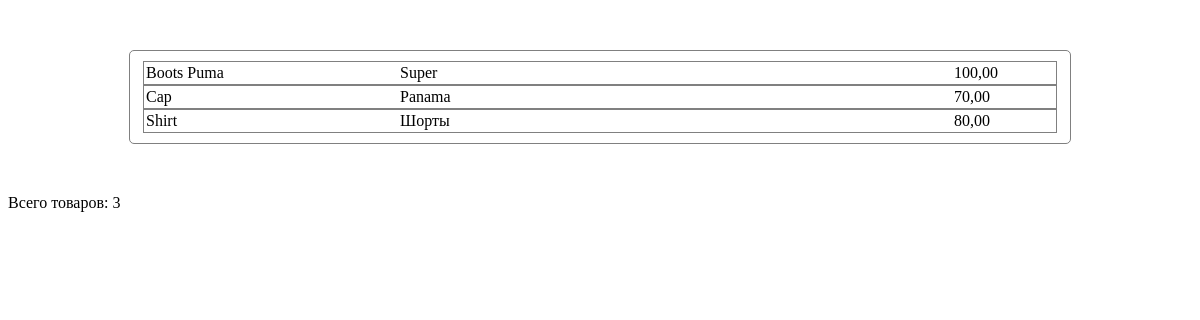
The app's page /, older data.
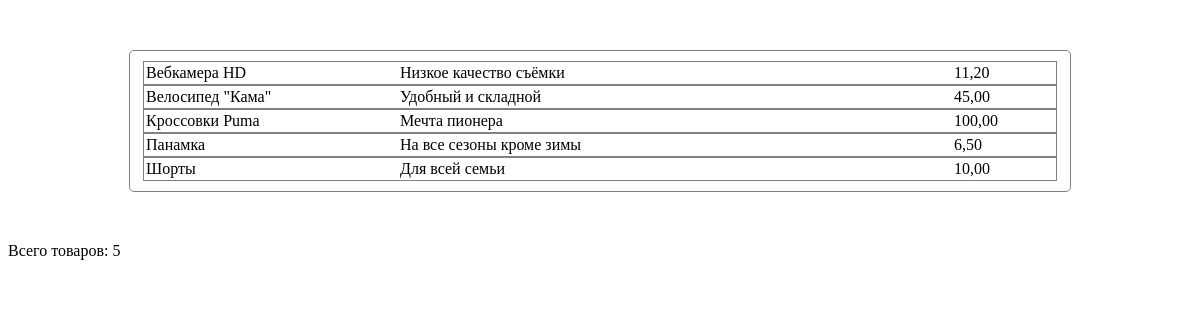
The same page, newer data.
### pay_api/models.py (models this page shows, shortened)
class Item(models.Model):
    name = models.TextField(verbose_name='Наименование', max_length=255, help_text='Наименование товара', blank=False )
    description = models.TextField(verbose_name='Описание', help_text='Описание товара', blank=True)
    price = models.IntegerField(verbose_name='Цена', help_text='Цена товара', blank=False)
    def get_dollar_price(self):
        return '{0:.2f}'.format(self.price / 100)
    class Meta:
        verbose_name = 'Товар'
        verbose_name_plural = 'Товары'
        ordering = ['name', 'description', 'price']
    def get_absolute_url(self):  # Ссылка на товар при листинге
        return reverse('item', kwargs={'pk': self.pk})

### pay_api/views.py (the view)
# urls.py: path('', IndexView.as_view(), name='home'),
class IndexView(ListView):
    model = Item
    template_name = 'index.html'
    context_object_name = 'items'
    def get_context_data(self, *, object_list=None, **kwargs):
        context = super().get_context_data(**kwargs)
        context['title'] = 'Список товаров'
        return context
    def get_queryset(self):
        return Item.objects.all()

### templates/index.html
{%extends 'base.html'%}
{%block content%}
<div class="items_block">
{%for item in items%}
    <div class="item_row button_buy_item"><a href="{{item.get_absolute_url}}">
        <div id="item_name">{{item.name}}</div>
        <div id="item_description">{{item.description}}</div>
        <div id="item_price">{{item.get_dollar_price|floatformat:2}}</div></a>
    </div>
{%endfor%}
</div>
Всего товаров: {{items.count}}
{%endblock content%}

### templates/base.html (shortened to what this page needs)
<!DOCTYPE html>
{%load static%}
<html lang="en">
<head>
    <link type="text/css" href="{% static 'css/styles.css' %}" rel="stylesheet" />
</head>
<body>
{%block content%}{%endblock content%}
</body>
</html>

### static/css/styles.css (style rules this page uses)
* { font-family: 'Verdana'; }
a { text-decoration: none; color: black; }
.items_block { border: solid 1px gray; border-radius: 5px; margin: 50px auto; padding: 10px; width: 920px; align-self: center; position: relative; display: block; }
.item_row { border: solid 1px gray; display: table; margin: auto; padding: 2px; }
#item_name, #item_description, #item_price { display: inline-block; margin: auto; padding: 0; }
#item_name { width: 250px; }
#item_description { width: 550px; }
#item_price { width: 100px; }

Row changes from the older to the newer data that the page shows:
removed Item: name "Cap", description "Panama", get_dollar_price "70,00"
added Item: name "Вебкамера HD", description "Низкое качество съёмки", get_dollar_price "11,20"
added Item: name "Велосипед \"Кама\"", description "Удобный и складной", get_dollar_price "45,00"
changed Item: name "Boots Puma" → "Кроссовки Puma"; description "Super" → "Мечта пионера"
added Item: name "Панамка", description "На все сезоны кроме зимы", get_dollar_price "6,50"
changed Item "Шорты": name "Shirt" → "Шорты"; description "Шорты" → "Для всей семьи"; get_dollar_price "80,00" → "10,00"
Text that changed along with them:
{{ items.count }}: "3" → "5"
